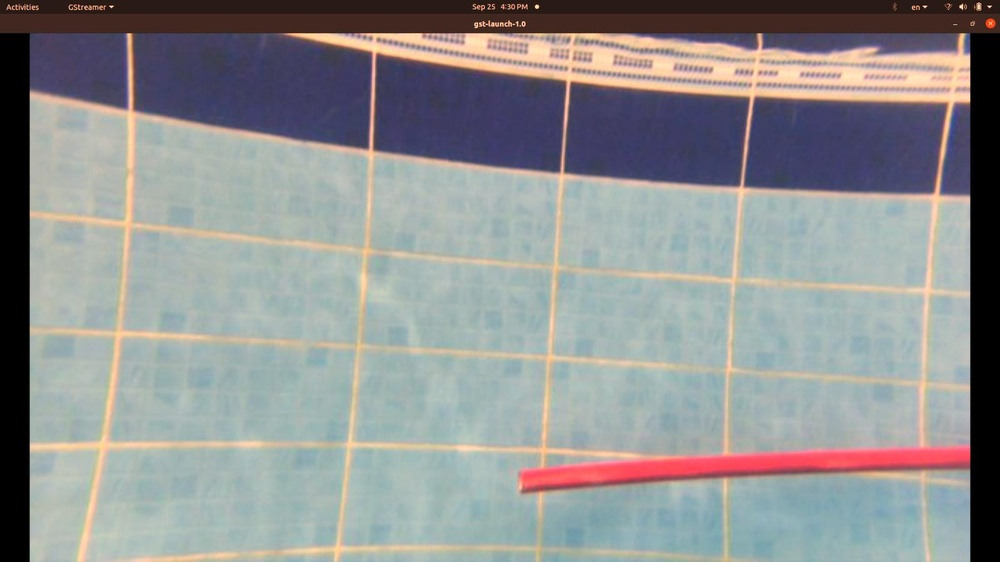
#> input picture color_corrected_images/1.jpeg, 1000 x 562 px, shrunk from 1600 x 900 before the run, found by its file name
$ python measure_thickness.py
#> lines starting #> are read from the running program, lines starting #| are printed output that depends on the picture; after the words box and inside, x2 and y2 are one past the last pixel; in counts of white or black regions, pixels touching at a corner belong together; long printed decimals are rounded
"""
   Name : Abdelrahman Amr Abdelrahman El Sayed
"""

import cv2
import numpy as np

# Load the image
image = cv2.imread("/Users/python/Desktop/abdelrahman_python_task_6_robotics/color_corrected_images/1.jpeg")
#> image is the input picture: shape (562, 1000, 3); mean B, G, R 144.8, 144.7, 143.4

# Convert to grayscale
gray = cv2.cvtColor(image, cv2.COLOR_BGR2GRAY)
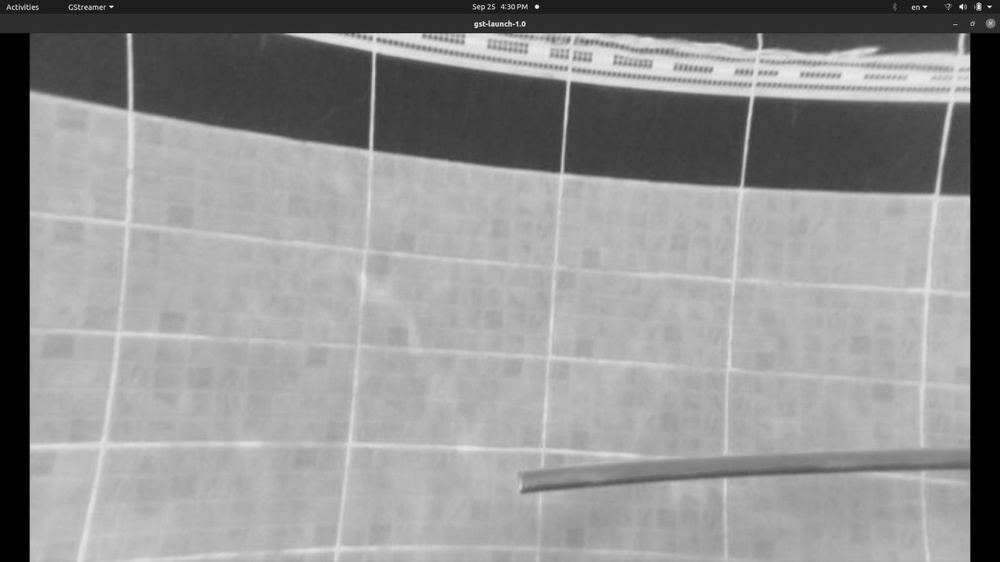
#> gray: shape (562, 1000); min 0, max 243, mean 144.3

# Thresholding to isolate red color
lower_red = np.array([0, 0, 100])
upper_red = np.array([100, 100, 255])
mask = cv2.inRange(image, lower_red, upper_red)
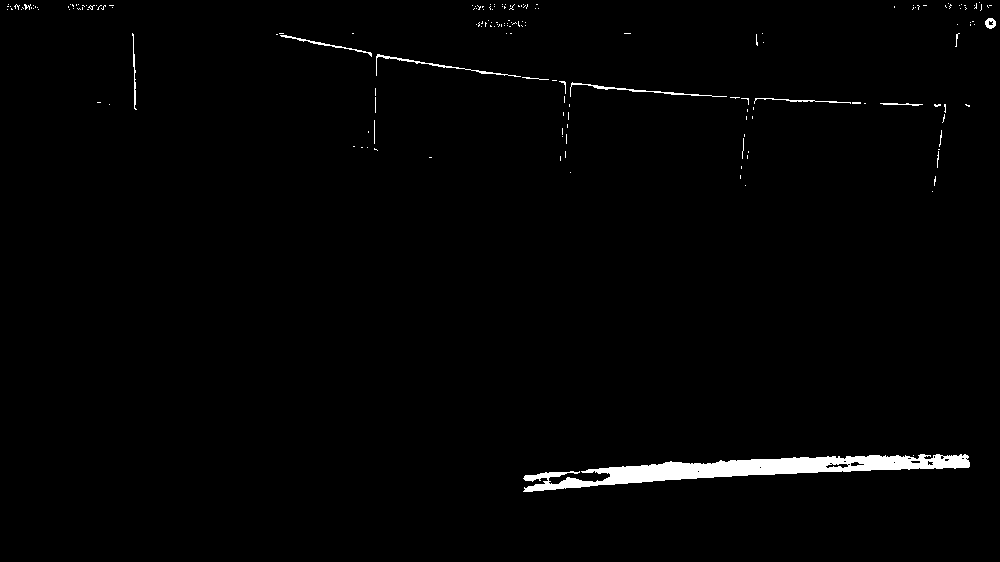
#> mask: shape (562, 1000); 1.5% white; 178 white regions (162 under 20 px), largest, box (x1, y1, x2, y2) and area: (523, 454, 970, 492) 6281, (570, 82, 727, 97) 285, (376, 54, 521, 77) 284

# Edge detection
edges = cv2.Canny(mask, 100, 200)
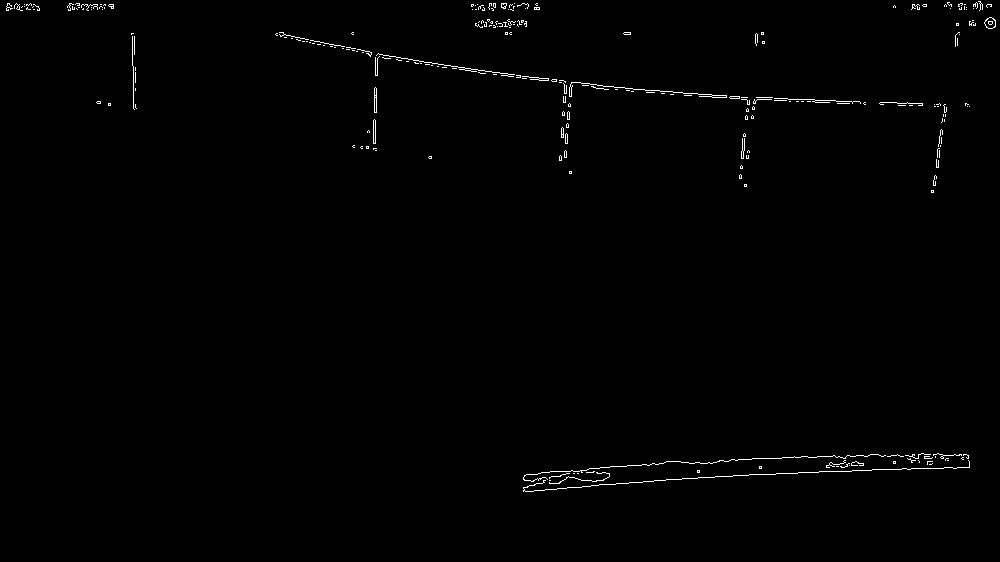
#> edges: shape (562, 1000); 0.68% white in thin lines or dots, all inside (x1, y1, x2, y2) = (6, 1, 996, 492)

# Contour detection
contours, _ = cv2.findContours(edges, cv2.RETR_EXTERNAL, cv2.CHAIN_APPROX_SIMPLE)
#> contours = 251 contours, 246 with area under 20; largest, box (x1, y1, x2, y2) and area: (984, 17, 996, 29) 94, (374, 87, 377, 113) 49, (569, 82, 727, 98) 48, (373, 119, 376, 144) 47, (501, 3, 507, 9) 21

# Measure thickness
if len(contours) > 0:
    outer_contour = max(contours, key=cv2.contourArea)
#> outer_contour = contour of 21 points, box (x1, y1, x2, y2) (984, 17, 996, 29), area 94
    inner_contour = min(contours, key=cv2.contourArea)
#> inner_contour = [[549, 480], [550, 480]]
    thickness = cv2.arcLength(outer_contour, True) - cv2.arcLength(inner_contour, True)
#> thickness = 34.97
    print(f"The thickness of the red stick is approximately {thickness} pixels.")
#| The thickness of the red stick is approximately 34.971 pixels.
else:
    print("No contours found.")

$ run again, with color_corrected_images/10.jpeg copied over color_corrected_images/1.jpeg
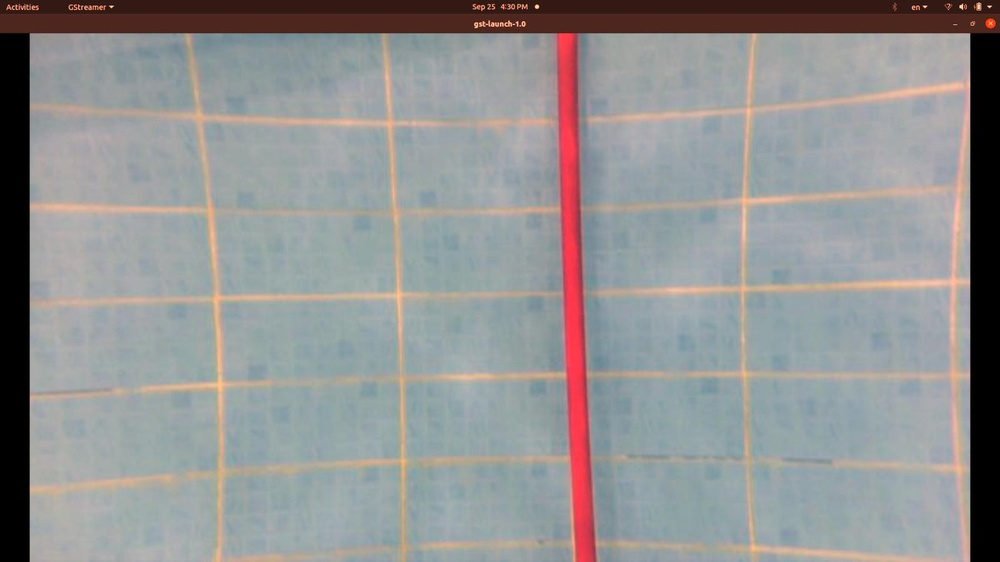
#> input picture color_corrected_images/10.jpeg, 1000 x 562 px, shrunk from 1600 x 900 before the run, found by its file name
#> image is the input picture: shape (562, 1000, 3); mean B, G, R 146.4, 146.1, 146.1
#> `mask = cv2.inRange(image, lower_red, upper_red)`:
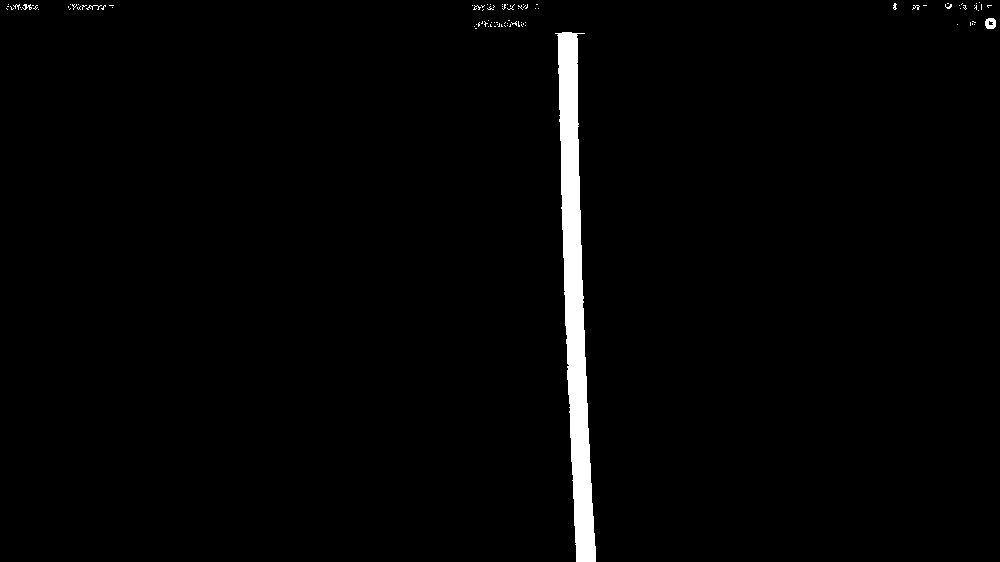
#> mask: shape (562, 1000); 1.9% white; 96 white regions (92 under 20 px), largest, box (x1, y1, x2, y2) and area: (555, 32, 596, 562) 9958, (985, 18, 996, 29) 94, (22, 4, 32, 10) 31, (86, 5, 102, 10) 28
#> `edges = cv2.Canny(mask, 100, 200)`:
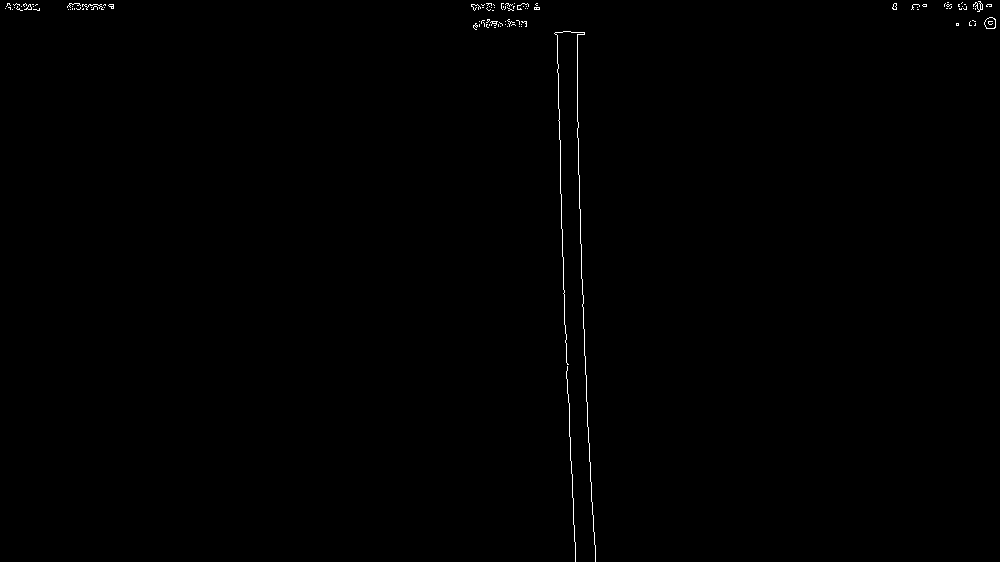
#> edges: shape (562, 1000); 0.31% white in thin lines or dots
#> contours = 102 contours, 101 with area under 20; largest, box (x1, y1, x2, y2) and area: (984, 17, 996, 29) 102
#> outer_contour = contour of 17 points, box (x1, y1, x2, y2) (984, 17, 996, 29), area 102
#> inner_contour = contour of 42 points, box (x1, y1, x2, y2) (566, 366, 576, 562), area 0
#> thickness = -359.6
#| The thickness of the red stick is approximately -359.556 pixels.

$ run again, with color_corrected_images/11.jpeg copied over color_corrected_images/1.jpeg
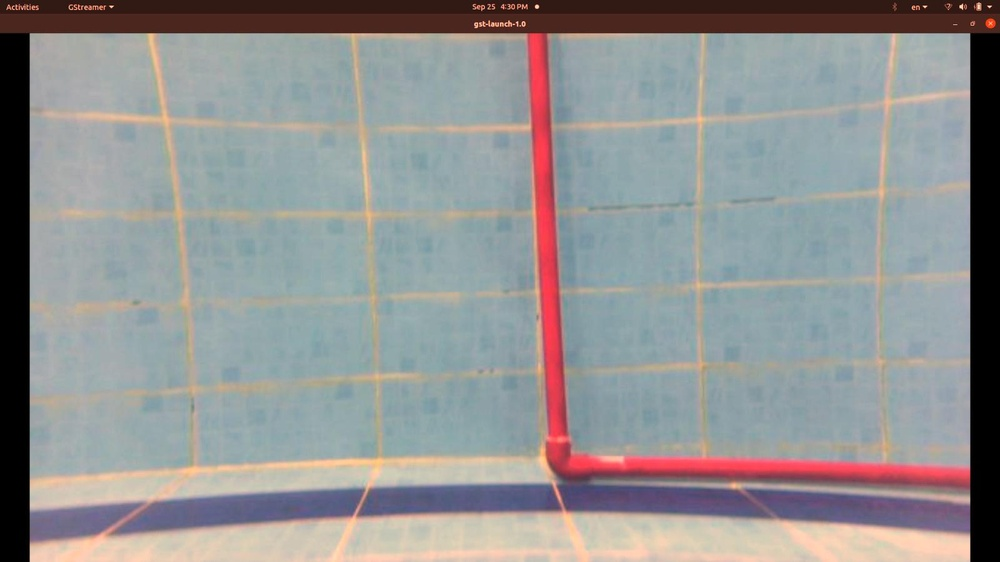
#> input picture color_corrected_images/11.jpeg, 1000 x 562 px, shrunk from 1600 x 900 before the run, found by its file name
#> image is the input picture: shape (562, 1000, 3); mean B, G, R 146.3, 146.2, 145.9
#> `mask = cv2.inRange(image, lower_red, upper_red)`:
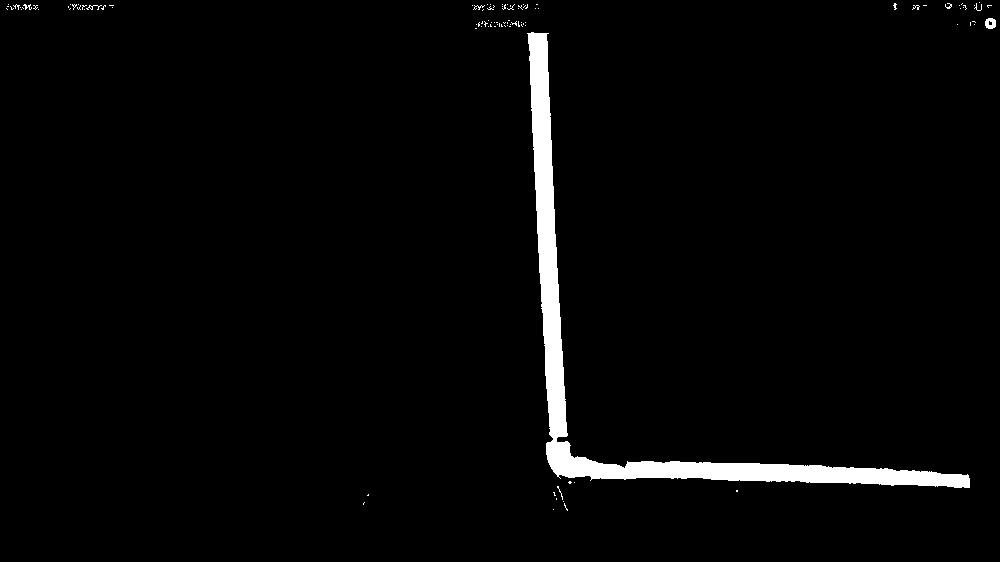
#> mask: shape (562, 1000); 2.7% white; 104 white regions (98 under 20 px), largest, box (x1, y1, x2, y2) and area: (527, 32, 970, 488) 14626, (985, 18, 996, 29) 93, (86, 5, 102, 10) 29, (23, 4, 32, 10) 26, (473, 5, 485, 10) 22, (945, 3, 952, 9) 20
#> `edges = cv2.Canny(mask, 100, 200)`:
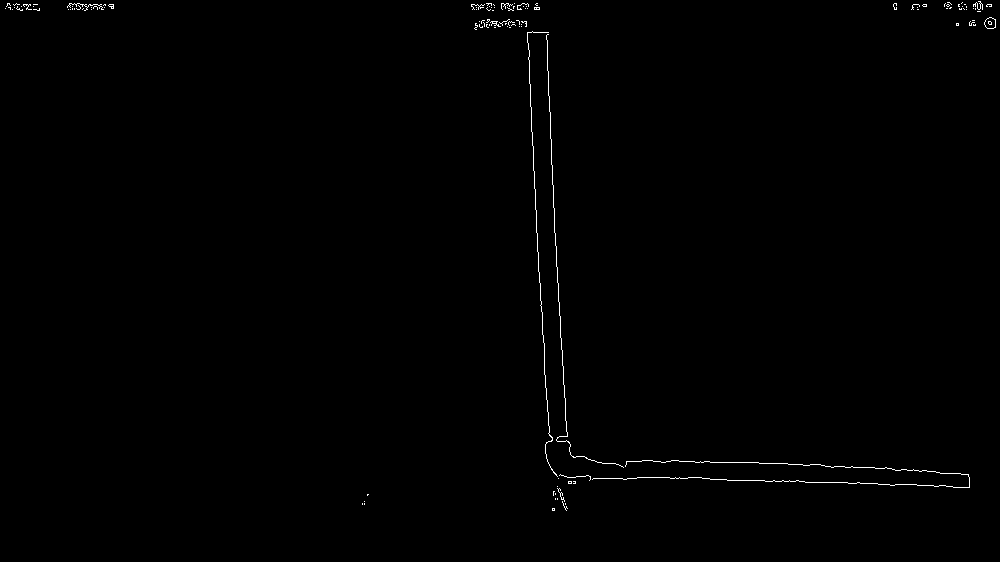
#> edges: shape (562, 1000); 0.45% white in thin lines or dots, all inside (x1, y1, x2, y2) = (5, 1, 996, 511)
#> contours = 116 contours, 115 with area under 20; largest, box (x1, y1, x2, y2) and area: (984, 17, 996, 29) 99
#> outer_contour = contour of 18 points, box (x1, y1, x2, y2) (984, 17, 996, 29), area 99
#> inner_contour = [[565, 503], [565, 504]]
#> thickness = 36.14
#| The thickness of the red stick is approximately 36.142 pixels.

$ run again, with color_corrected_images/12.jpeg copied over color_corrected_images/1.jpeg
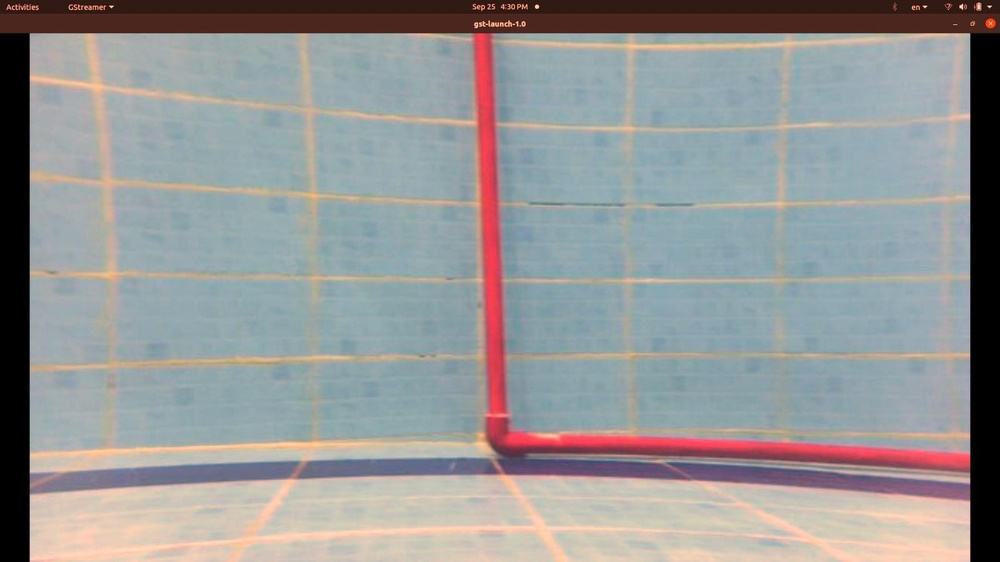
#> input picture color_corrected_images/12.jpeg, 1000 x 562 px, shrunk from 1600 x 900 before the run, found by its file name
#> image is the input picture: shape (562, 1000, 3); mean B, G, R 150.4, 150.3, 150
#> `mask = cv2.inRange(image, lower_red, upper_red)`:
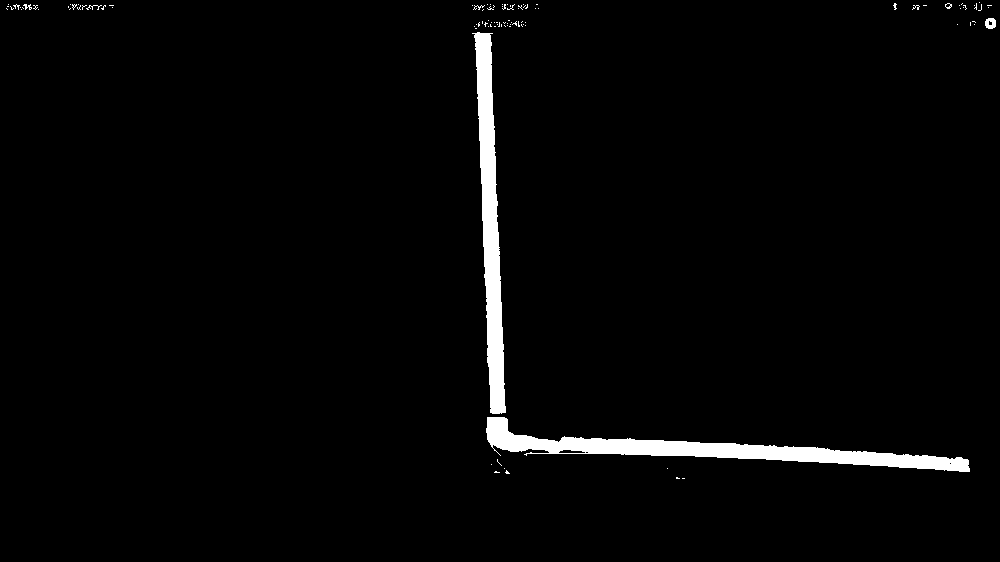
#> mask: shape (562, 1000); 2.4% white; 104 white regions (97 under 20 px), largest, box (x1, y1, x2, y2) and area: (486, 417, 970, 472) 7243, (472, 32, 506, 414) 5889, (985, 18, 996, 29) 94
#> `edges = cv2.Canny(mask, 100, 200)`:
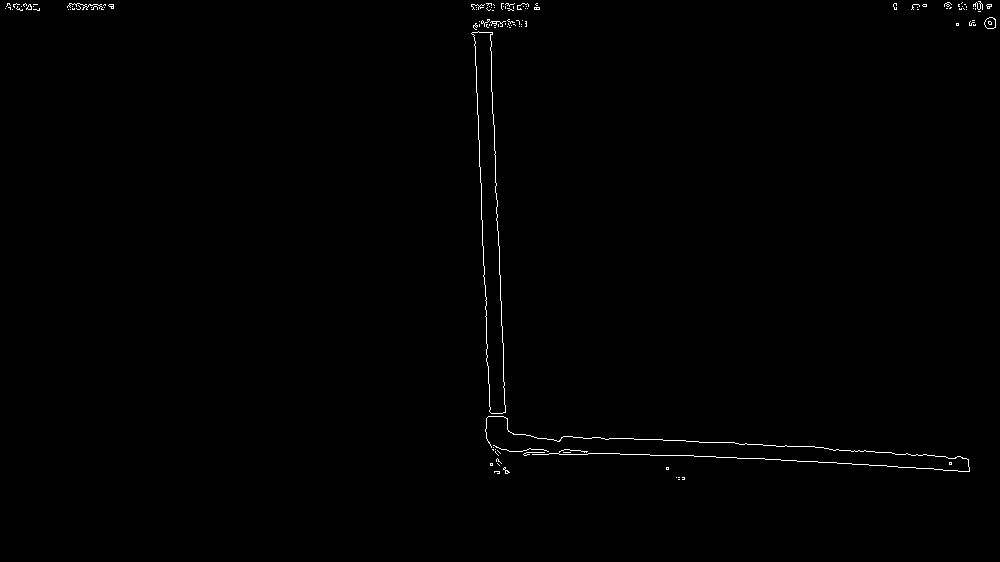
#> edges: shape (562, 1000); 0.47% white in thin lines or dots, all inside (x1, y1, x2, y2) = (5, 1, 996, 480)
#> contours = 115 contours, 113 with area under 20; largest, box (x1, y1, x2, y2) and area: (471, 31, 506, 414) 5894, (984, 17, 996, 29) 101
#> outer_contour = contour of 132 points, box (x1, y1, x2, y2) (471, 31, 506, 414), area 5894
#> inner_contour = [[678, 479], [679, 479]]
#> thickness = 823.6
#| The thickness of the red stick is approximately 823.581 pixels.
